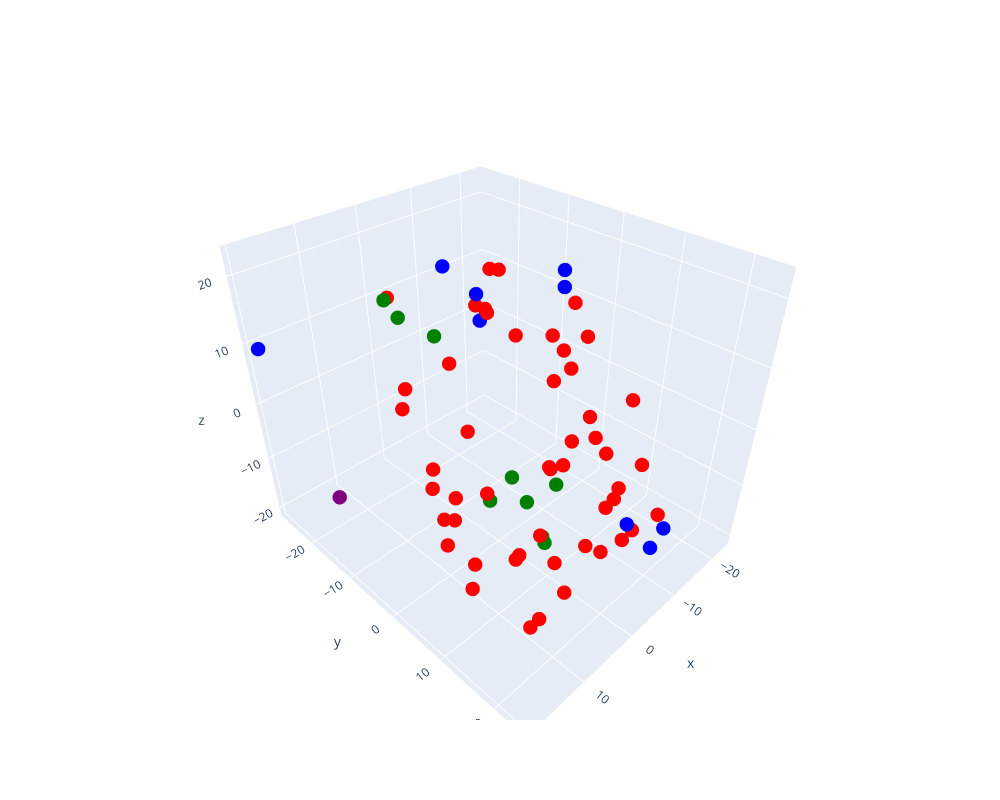

The code cell stored with this chart in its notebook:
### Code cell
fig = go.Figure()

text_data = list(candidates.keys())
embeddings_3d = np.concatenate(list(candidates.values())).reshape(len(candidates), 3)

color_data = ['blue' if i < cutoff else 'red' for i in range(len(candidates))]
for i in closest_candidates_indices:
    color_data[i] = 'green'
color_data[closest_candidates_indices[0]] = 'purple'

fig.add_trace(go.Scatter3d(
    x=embeddings_3d[:, 0],
    y=embeddings_3d[:, 1],
    z=embeddings_3d[:, 2],
    text=text_data,
    mode='markers',
    marker=dict(
        size=5,
        color=color_data,
        colorscale='Viridis',
        opacity=1
    )
))


fig.update_layout(
    scene=dict(
        xaxis=dict(title='x'),
        yaxis=dict(title='y'),
        zaxis=dict(title='z')
    ),
	width=1000,
    height=800
)
fig.update_layout(legend_title_text = "Songs")

fig.show()

### Figure 1 — Plotly figure (JSON) as saved in the notebook; plotly's stock layout.template omitted (floating-point values rounded to 4 significant figures)
{"data": [{"marker": {"color": ["green", "green", "green", "green", "green", "purple", "green", "green", "green", "green", "blue", "blue", "blue", "blue", "blue", "blue", "blue", "blue", "blue", "red", "red", "red", "red", "red", "red", "red", "red", "red", "red", "red", "red", "red", "red", "red", "red", "red", "red", "red", "red", "red", "red", "red", "red", "red", "red", "red", "red", "red", "red", "red", "red", "red", "red", "red", "red", "red", "red", "red", "red", "red", "red", "red", "red", "red", "red", "red", "red", "red", "red"], "colorscale": [[0, "#440154"], [0.1111, "#482878"], [0.2222, "#3e4989"], [0.3333, "#31688e"], [0.4444, "#26828e"], [0.5556, "#1f9e89"], [0.6667, "#35b779"], [0.7778, "#6ece58"], [0.8889, "#b5de2b"], [1, "#fde725"]], "opacity": 1, "size": 5}, "mode": "markers", "text": ["TRIHPDV128F932B5DC", "TRPJULJ128F931B4D5", "TRMNPNZ128F9346B9B", "TRFYSUQ128F932EF46", "TRUOJJS128F145C256", "TRCQRWT128F92E494F", "TRAALAH128E078234A", "TRYMFCL128F92E016D", "TRGFKNN128F935696C", "TRVBPPL128F9346B85", "TRTGUWJ128F146EC54", "TRRKMOD128F9346B9E", "TRTGMIX128EF35E2B9", "TRMYZFA128F146DE4E", "TRPRQXU128E0789D38", "TRZDDRC128F9346B9C", "TRNGYJH128F931B4CF", "TROMKCG128F9320C09", "TRULOVL128F92DCF53", "TRJIEXP128F9338AEF", "TRWLMHJ128F42145BC", "TRVDZSX128F92E7B65", "TRRMYTU128F4259AED", "TRTLEMR12903CA5BC6", "TRYHFOW128F423E90C", "TRTDZFO128F934DF11", "TRAUHMB128F92DDCCA", "TRBSWLF128F1456CB9", "TRNWUGI128F424E69D", "TRRNHVD128E0792C4D", "TRADAXA128F427E50F", "TRVIYGB128F42464E9", "TRLGFHP128F4265166", "TREVIDN128F9318771", "TRXENSY128F4286505", "TRXEYXN128F4253628", "TRMTMHG128F932F81B", "TRHKRUE128F4258459", "TROXWBT128F9305E67", "TRULUTJ128F92C1CB4", "TROMFTN128F422B700", "TRJFQPO128F428B8DC", "TRRVXQO128F42727F0", "TROUVHL128F426C441", "TRFORJL128F427EF89", "TRFUEQO12903CC3548", "TRLACXI128F932AA19", "TRISTCR128F428FEFB", "TRGFXCY128F42A6AD7", "TRRDUHI12903CC56EB", "TRNAZRP128F4261C08", "TRVPOKV128F93390FF", "TRHNIIF128F42884A7", "TRJXOTB128F4275351", "TRBKSKO128F425C28B", "TRVIJUU128F425F138", "TRGOHJU128F1453D50", "TRGBJLC12903CDF0AF", "TRCPZFE128EF34A94B", "TRZBMMA128F42872D2", "TRKLETD128F425CF02", "TRMEGZJ128F42485BD", "TRXLIQM128F423AEB6", "TRYVMOK128F935AEFA", "TRIQJDS128F92E3B81", "TRQALZJ128F935C053", "TRERUNO128F427B749", "TRIDQPM128F932BEB1", "TREIVOG128F92D5331"], "type": "scatter3d", "x": [1.15, 6.844, 1.737, 4.311, 0.3578, 16.8, -2.113, -6.49, 0.06093, -3.447, -10.64, -1.016, -3.848, 19.41, -7.703, 0.03107, 3.1, -14.86, -5.645, -10.46, 1.22, 6.442, 2.584, -0.8751, -7.971, -2.371, -1.749, -9.535, -13.64, -16.89, 4.485, 15.43, -14.27, -2.893, -13.56, -2.661, 8.709, -7.066, 7.53, 2.5, -9.828, -3.866, -17.23, 7.362, -5.669, -23.21, -9.234, 17.12, 5.287, -8.416, -13.75, -7.493, -9.039, 13.75, -6.529, 9.08, 4.236, 0.2638, 3.777, 9.553, -15.2, 8.952, -5.087, -0.8276, -1.315, -0.07014, 2.721, -7.734, 14.67], "y": [-22.54, 5.212, 10.2, 9.519, -12.45, -16.3, -23.93, -3.619, 9.258, 7.917, 1.447, 21.64, 23.79, -27.03, 23.12, -4.013, -6.708, -1.928, -9.459, -13.4, -13.58, 18.39, 13.36, -24.52, 15.26, 21.66, -23.14, 5.378, -10.04, -4.763, 7.862, 11.38, 8.269, -7.339, 15.0, 6.678, 22.67, 3.433, 5.736, -12.39, 1.373, -3.882, -3.38, -1.166, -7.4, -6.516, 15.0, 12.66, 15.95, 10.32, 3.603, 15.02, -16.53, 4.278, 14.47, 7.019, 12.0, -9.591, -8.363, 15.53, -0.1274, 16.5, 18.65, 14.71, 17.97, -22.08, -7.083, 21.94, 17.99], "z": [11.78, -5.765, -12.53, -4.897, 9.529, -12.51, 7.15, -15.05, -15.57, -7.608, 20.49, -4.24, -8.88, 9.327, -8.539, 18.89, 22.78, 15.47, 10.85, 9.469, -14.77, -13.47, -14.71, 10.75, -6.553, -6.183, -5.375, -4.676, 5.02, -2.339, -16.72, -6.788, -7.979, 15.02, -5.808, 16.12, -0.3026, -9.193, 22.69, -17.3, -12.4, 21.01, 3.644, -9.051, 19.4, -3.601, 7.365, -8.787, 5.66, -0.7608, 10.25, -8.381, -14.3, -9.822, -9.727, -1.991, -9.29, 6.244, -20.43, -20.16, 13.57, -18.14, -11.99, 8.873, -12.04, -7.955, -20.41, -6.885, -0.8502]}], "layout": {"height": 800, "legend": {"title": {"text": "Songs"}}, "scene": {"xaxis": {"title": {"text": "x"}}, "yaxis": {"title": {"text": "y"}}, "zaxis": {"title": {"text": "z"}}}, "width": 1000}}
